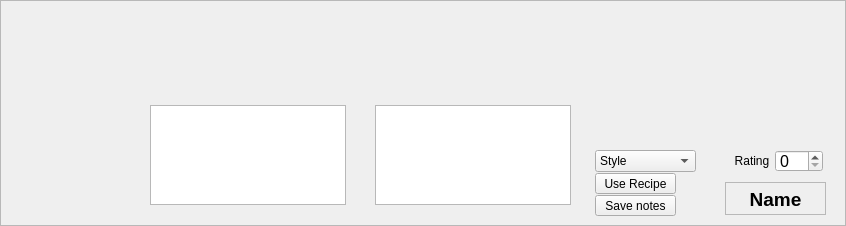
   <widget class="QFrame" name="frame">
    <property name="geometry">
     <rect>
      <x>450</x>
      <y>440</y>
      <width>846</width>
      <height>226</height>
     </rect>
    </property>
    <property name="frameShape">
     <enum>QFrame::StyledPanel</enum>
    </property>
    <property name="frameShadow">
     <enum>QFrame::Sunken</enum>
    </property>
    <widget class="QLabel" name="label_rating">
     <property name="geometry">
      <rect>
       <x>735</x>
       <y>153</y>
       <width>34</width>
       <height>16</height>
      </rect>
     </property>
     <property name="font">
      <font>
       <weight>50</weight>
       <bold>false</bold>
      </font>
     </property>
     <property name="text">
      <string>Rating</string>
     </property>
     <property name="alignment">
      <set>Qt::AlignCenter</set>
     </property>
    </widget>
    <widget class="QSpinBox" name="rating">
     <property name="geometry">
      <rect>
       <x>775</x>
       <y>150</y>
       <width>48</width>
       <height>22</height>
      </rect>
     </property>
     <property name="font">
      <font>
       <pointsize>12</pointsize>
      </font>
     </property>
     <property name="maximum">
      <number>10</number>
     </property>
    </widget>
    <widget class="QComboBox" name="box_style">
     <property name="geometry">
      <rect>
       <x>595</x>
       <y>150</y>
       <width>101</width>
       <height>22</height>
      </rect>
     </property>
     <property name="iconSize">
      <size>
       <width>20</width>
       <height>16</height>
      </size>
     </property>
     <item>
      <property name="text">
       <string>Style</string>
      </property>
     </item>
     <item>
      <property name="text">
       <string>Summer Ale</string>
      </property>
     </item>
     <item>
      <property name="text">
       <string>American IPA</string>
      </property>
     </item>
     <item>
      <property name="text">
       <string>IPA</string>
      </property>
     </item>
     <item>
      <property name="text">
       <string>English Pale Ale</string>
      </property>
     </item>
     <item>
      <property name="text">
       <string>Stout</string>
      </property>
     </item>
     <item>
      <property name="text">
       <string>Porter</string>
      </property>
     </item>
    </widget>
    <widget class="QTextEdit" name="processNotes">
     <property name="geometry">
      <rect>
       <x>150</x>
       <y>105</y>
       <width>196</width>
       <height>100</height>
      </rect>
     </property>
     <property name="minimumSize">
      <size>
       <width>0</width>
       <height>100</height>
      </size>
     </property>
    </widget>
    <widget class="QTextEdit" name="tastingNotes">
     <property name="geometry">
      <rect>
       <x>375</x>
       <y>105</y>
       <width>196</width>
       <height>100</height>
      </rect>
     </property>
     <property name="minimumSize">
      <size>
       <width>0</width>
       <height>100</height>
      </size>
     </property>
    </widget>
    <widget class="QPushButton" name="button_useRecipe">
     <property name="geometry">
      <rect>
       <x>595</x>
       <y>173</y>
       <width>81</width>
       <height>21</height>
      </rect>
     </property>
     <property name="text">
      <string>Use Recipe</string>
     </property>
    </widget>
    <widget class="QLabel" name="label_name">
     <property name="geometry">
      <rect>
       <x>715</x>
       <y>187</y>
       <width>121</width>
       <height>25</height>
      </rect>
     </property>
     <property name="font">
      <font>
       <pointsize>14</pointsize>
       <weight>75</weight>
       <bold>true</bold>
      </font>
     </property>
     <property name="text">
      <string>Name</string>
     </property>
     <property name="alignment">
      <set>Qt::AlignCenter</set>
     </property>
    </widget>
    <widget class="QFrame" name="frame_4">
     <property name="geometry">
      <rect>
       <x>725</x>
       <y>182</y>
       <width>101</width>
       <height>33</height>
      </rect>
     </property>
     <property name="frameShape">
      <enum>QFrame::StyledPanel</enum>
     </property>
     <property name="frameShadow">
      <enum>QFrame::Sunken</enum>
     </property>
    </widget>
    <widget class="QPushButton" name="button_saveNotes">
     <property name="geometry">
      <rect>
       <x>595</x>
       <y>195</y>
       <width>81</width>
       <height>21</height>
      </rect>
     </property>
     <property name="text">
      <string>Save notes</string>
     </property>
    </widget>
   </widget>
